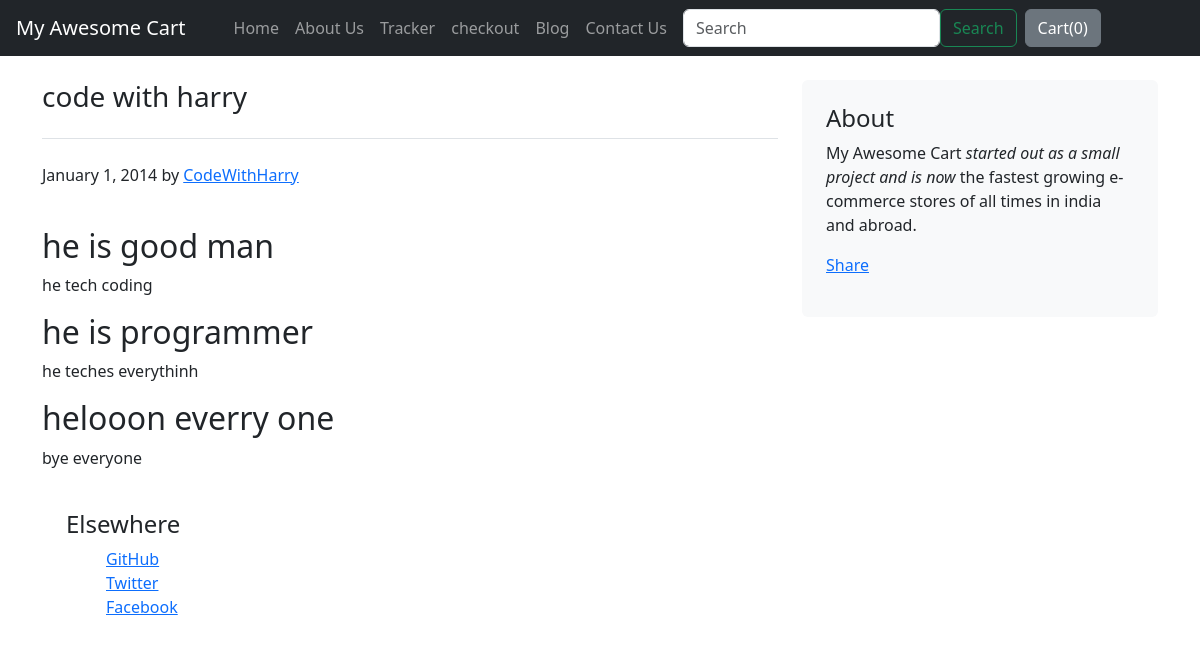
The page /blog/blogpost/1 on the database its author committed.
### blog/models.py (models this page shows)
class Blogpost(models.Model):
    post_id = models.AutoField(primary_key= True)
    tilte = models.CharField(max_length=50)
    amount=models.IntegerField(default=0)
    head0 = models.CharField(max_length=500, default="")
    chead0 = models.CharField(max_length=5000, default="")
    head1 = models.CharField(max_length=500, default="")
    chead1 = models.CharField(max_length=5000, default="")
    head2 = models.CharField(max_length=500, default="")
    chead2 = models.CharField(max_length=5000, default="")
    pub_date = models.DateField()
    thumbnail = models.ImageField(upload_to='shop/images', default="")
    def __str__(self):
        return self.tilte

### blog/views.py (the view)
# urls.py: path("blogpost/<int:id>", views.blogpost, name="blogHome")
def blogpost(request, id):
    post = Blogpost.objects.filter(post_id = id)[0]
    print(post)
    return render(request, 'blog/blogpost.html',{'post':post})

### blog/templates/blog/blogpost.html (shortened to what this page needs)
{% extends 'blog/basic.html' %}
{% block body %}
<div class="container">
    <div class="row mt-4">
        <div class="col-md-8 blog-main">
            <h3 class="pb-4 mb-4 font-italic border-bottom">
                {{post.tilte}}
            </h3>
            <div class="blog-post">
                <p class="blog-post-meta">January 1, 2014 by <a href="#">CodeWithHarry</a></p>
                <div class="fb-like" data-href="http://127.0.0.1:8000/blog/blogpost/{{post.post_id}}" data-layout="standard" data-action="like" data-size="large" data-show-faces="false" data-share="true"></div><br>
                <h2>{{post.head0}}</h2>
                <p>{{post.chead0}}</p>
                <h2>{{post.head1}}</h2>
                <p>{{post.chead1}}</p>
                <h2>{{post.head2}}</h2>
                <p>{{post.chead2}}</p>
            </div>
        </div>
        <aside class="col-md-4 blog-sidebar">
            <div class="p-4 mb-3 bg-light rounded">
                <h4 class="font-italic">About</h4>
                <p class="mb-0">My Awesome Cart <em>started out as a small project and is now</em> the fastest growing e-commerce stores of all times in india and abroad.</p>
                <div class="my-3 fb-share-button" data-href="http://127.0.0.1:8000/blog/blogpost/{{post.post_id}}" data-layout="button_count" data-size="large"><a target="_blank" href="https://www.facebook.com/sharer/sharer.php?u=http%3A%2F%2F127.0.0.1%3A8000%2Fblog%2Fblogpost%2F4&src=sdkpreparse" class="fb-xfbml-parse-ignore">Share</a></div>
            </div>
            </div>
            <div class="p-4">
                <h4 class="font-italic">Elsewhere</h4>
                <ol class="list-unstyled">
                    <li><a href="#">GitHub</a></li>
                    <li><a href="#">Twitter</a></li>
                    <li><a href="#">Facebook</a></li>
                </ol>
            </div>
    </div>
{% endblock %}

### rows shown on the page
Blogpost: tilte "code with harry", head0 "he is good man", chead0 "he tech coding", head1 "he is programmer", chead1 "he teches everythinh", head2 "helooon everry one", chead2 "bye everyone"
